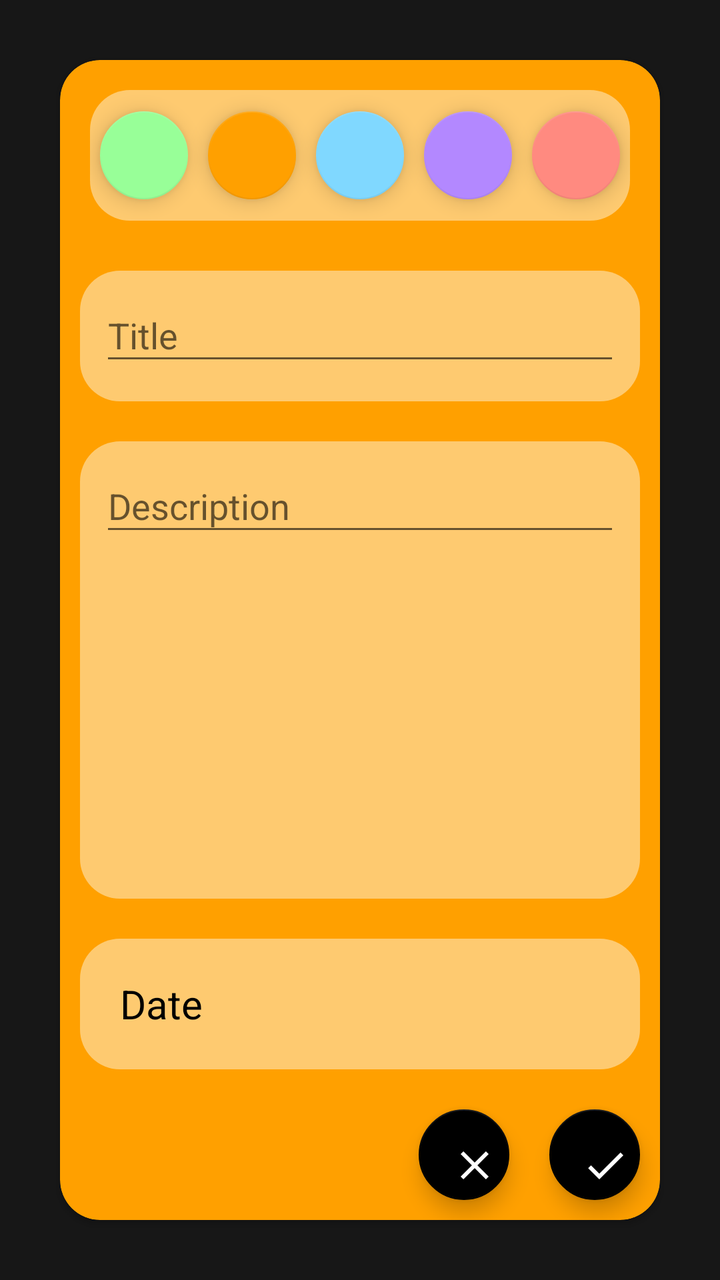
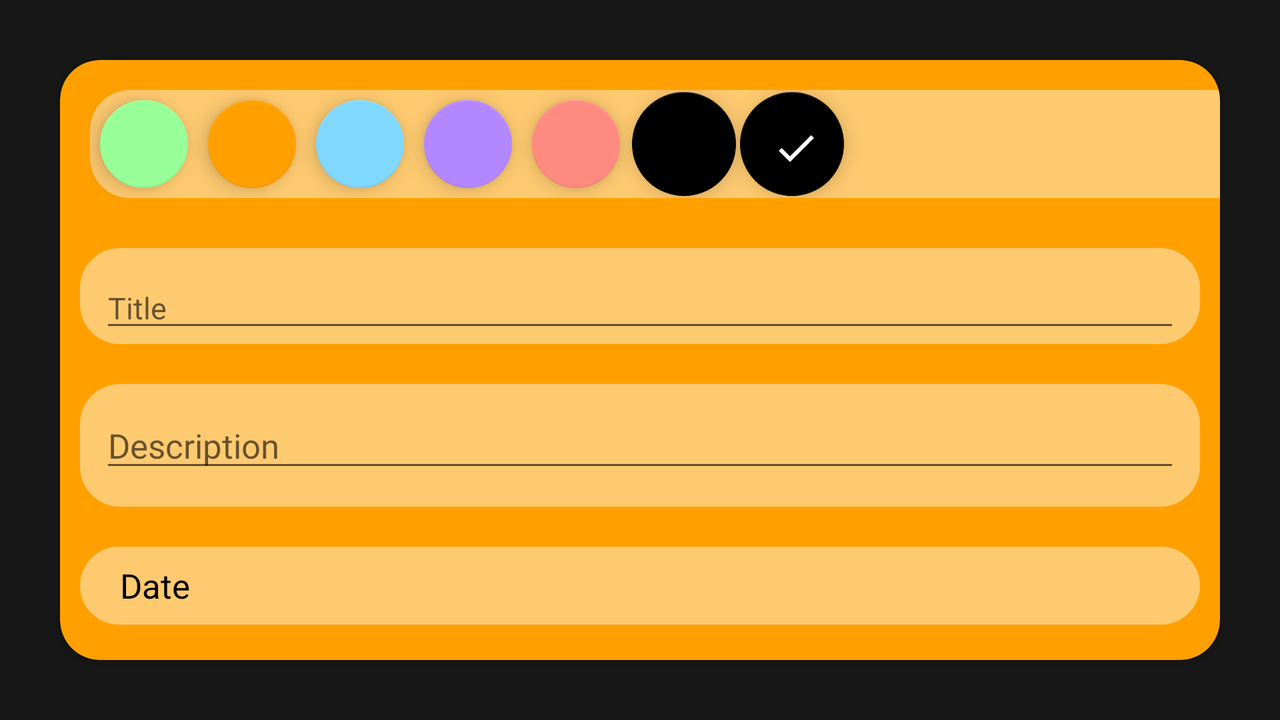

The same Android screen from two of the app's own layout files: first res/layout/ as a phone draws it, then the repository's variant for another configuration, drawn on a device whose configuration selects that folder. Both files follow.
<!-- AndroidManifest.xml: application theme AppTheme -->
<!-- res/layout/activity_edit.xml -->
<?xml version="1.0" encoding="utf-8"?>
<androidx.constraintlayout.widget.ConstraintLayout xmlns:android="http://schemas.android.com/apk/res/android"
    xmlns:app="http://schemas.android.com/apk/res-auto"
    xmlns:tools="http://schemas.android.com/tools"
    android:id="@+id/constrainrt"
    android:layout_width="match_parent"
    android:layout_height="match_parent"
    android:background="#171717"
    android:clickable="false"
    tools:context=".EditActivity">

    <androidx.cardview.widget.CardView
        android:id="@+id/cardview"
        android:layout_width="match_parent"
        android:layout_height="match_parent"
        android:layout_margin="30dp"
        android:background="#FFA000"
        android:elevation="20dp"
        app:cardBackgroundColor="#FFA000"
        app:cardCornerRadius="20dp"
        app:layout_constraintBottom_toBottomOf="parent"
        app:layout_constraintEnd_toEndOf="parent"
        app:layout_constraintStart_toStartOf="parent"
        app:layout_constraintTop_toTopOf="parent">

        <LinearLayout
            android:layout_width="match_parent"
            android:layout_height="match_parent"
            android:orientation="vertical"
            android:weightSum="15">

            <LinearLayout
                android:layout_width="match_parent"
                android:layout_height="0dp"
                android:layout_margin="15dp"
                android:layout_weight="2"
                android:background="@drawable/rounder"
                android:orientation="horizontal"
                android:weightSum="5">

                <com.google.android.material.floatingactionbutton.FloatingActionButton
                    android:id="@+id/greenfab"
                    android:layout_width="0dp"
                    android:layout_height="match_parent"
                    android:layout_gravity="center_vertical"
                    android:layout_margin="5dp"
                    android:layout_weight="1"
                    app:backgroundTint="#98ff98" />

                <com.google.android.material.floatingactionbutton.FloatingActionButton
                    android:id="@+id/yellowfab"
                    android:layout_width="0dp"
                    android:layout_height="match_parent"
                    android:layout_gravity="center_vertical"
                    android:layout_margin="5dp"
                    android:layout_weight="1"
                    app:backgroundTint="#FFA000" />

                <com.google.android.material.floatingactionbutton.FloatingActionButton
                    android:id="@+id/bluefab"
                    android:layout_width="0dp"
                    android:layout_height="match_parent"
                    android:layout_gravity="center_vertical"
                    android:layout_margin="5dp"
                    android:layout_weight="1"
                    app:backgroundTint="#80D8FF" />

                <com.google.android.material.floatingactionbutton.FloatingActionButton
                    android:id="@+id/pinkfab"
                    android:layout_width="0dp"
                    android:layout_height="match_parent"
                    android:layout_gravity="center_vertical"
                    android:layout_margin="5dp"
                    android:layout_weight="1"
                    app:backgroundTint="#B388FF" />

                <com.google.android.material.floatingactionbutton.FloatingActionButton
                    android:id="@+id/redfab"
                    android:layout_width="0dp"
                    android:layout_height="match_parent"
                    android:layout_gravity="center_vertical"
                    android:layout_margin="5dp"
                    android:layout_weight="1"
                    app:backgroundTint="#FF8A80" />


            </LinearLayout>

            <com.google.android.material.textfield.TextInputLayout
                android:id="@+id/textField"
                android:layout_width="match_parent"
                android:layout_height="0dp"
                android:layout_margin="10dp"
                android:layout_weight="2"
                android:background="@drawable/rounder"
                android:hint="Title"
                app:hintTextColor="#000">

                <com.google.android.material.textfield.TextInputEditText
                    android:id="@+id/title1"
                    android:layout_width="match_parent"
                    android:layout_height="wrap_content"
                    android:layout_marginStart="10dp"
                    android:layout_marginLeft="10dp"
                    android:layout_marginTop="20dp"
                    android:layout_marginEnd="10dp"
                    android:clickable="false"
                    android:textColor="#000000"
                    android:textColorHint="#000000" />

            </com.google.android.material.textfield.TextInputLayout>

            <com.google.android.material.textfield.TextInputLayout
                android:id="@+id/textField2"
                android:layout_width="match_parent"
                android:layout_height="0dp"
                android:layout_margin="10dp"
                android:layout_weight="7"
                android:background="@drawable/rounder"
                android:hint="Description"
                app:hintTextColor="#000">

                <com.google.android.material.textfield.TextInputEditText
                    android:id="@+id/description1"
                    android:layout_width="match_parent"
                    android:layout_height="wrap_content"
                    android:layout_marginStart="10dp"
                    android:layout_marginLeft="10dp"
                    android:layout_marginTop="30dp"
                    android:layout_marginEnd="10dp"
                    android:textColor="#000000"
                    android:textColorHint="#000000" />

            </com.google.android.material.textfield.TextInputLayout>

            <LinearLayout
                android:layout_width="match_parent"
                android:layout_height="0dp"
                android:layout_margin="10dp"
                android:layout_weight="2"
                android:background="@drawable/rounder">

                <TextView
                    android:id="@+id/datepicker1"
                    android:layout_width="wrap_content"
                    android:layout_height="wrap_content"
                    android:layout_gravity="center"
                    android:layout_marginStart="20dp"
                    android:layout_marginLeft="20dp"
                    android:maxWidth="120dp"
                    android:text="Date"
                    android:textColor="#000"
                    android:textSize="20sp" />
            </LinearLayout>


            <androidx.coordinatorlayout.widget.CoordinatorLayout
                android:layout_width="match_parent"
                android:layout_height="0dp"
                android:layout_weight="2">

                <LinearLayout
                    android:layout_width="wrap_content"
                    android:layout_height="wrap_content"
                    android:layout_gravity="end">

                    <com.google.android.material.floatingactionbutton.FloatingActionButton
                        android:id="@+id/closee"
                        android:layout_width="wrap_content"
                        android:layout_height="wrap_content"
                        android:layout_margin="10dp"
                        android:src="@drawable/ic_baseline_clear_24"
                        app:backgroundTint="#000000" />

                    <com.google.android.material.floatingactionbutton.FloatingActionButton
                        android:id="@+id/savebtn1"
                        android:layout_width="wrap_content"
                        android:layout_height="wrap_content"
                        android:layout_margin="10dp"
                        android:src="@drawable/ic_baseline_check_24"
                        app:backgroundTint="#000000" />
                </LinearLayout>

            </androidx.coordinatorlayout.widget.CoordinatorLayout>
        </LinearLayout>


    </androidx.cardview.widget.CardView>

</androidx.constraintlayout.widget.ConstraintLayout>
<!-- resources referenced by this layout -->
<resources>
  <!-- drawable ic_baseline_check_24 (drawable) -->
  <vector xmlns:android="http://schemas.android.com/apk/res/android"
      android:width="24dp"
      android:height="24dp"
      android:viewportWidth="24"
      android:viewportHeight="24"
      android:tint="#fff">
    <path
        android:fillColor="#000000"
        android:pathData="M9,16.17L4.83,12l-1.42,1.41L9,19 21,7l-1.41,-1.41z"/>
  </vector>
  <!-- drawable ic_baseline_clear_24 (drawable) -->
  <vector android:height="8dp" android:tint="#FFFFFF"
      android:viewportHeight="24" android:viewportWidth="24"
      android:width="8dp" xmlns:android="http://schemas.android.com/apk/res/android">
      <path android:fillColor="#fff" android:pathData="M19,6.41L17.59,5 12,10.59 6.41,5 5,6.41 10.59,12 5,17.59 6.41,19 12,13.41 17.59,19 19,17.59 13.41,12z"/>
  </vector>
  <!-- drawable rounder (drawable) -->
  <?xml version="1.0" encoding="utf-8"?>
  <shape xmlns:android="http://schemas.android.com/apk/res/android"
      android:shape="rectangle">
      <corners android:radius="20dp"/>
      <solid android:color="#70FDFFFE"/>
  
  </shape>
  <style name="AppTheme" parent="Theme.AppCompat.DayNight.NoActionBar">
          
          <item name="colorPrimary">#000000</item>
          <item name="colorPrimaryDark">#000000</item>
          <item name="colorAccent">#000000</item>
      </style>
</resources>
<!-- res/layout-land/activity_edit.xml (the repository's variant of the layout above) -->
<!-- drawn on the phone turned sideways -->
<?xml version="1.0" encoding="utf-8"?>
<androidx.constraintlayout.widget.ConstraintLayout xmlns:android="http://schemas.android.com/apk/res/android"
    xmlns:app="http://schemas.android.com/apk/res-auto"
    xmlns:tools="http://schemas.android.com/tools"
    android:id="@+id/constrainrt"
    android:layout_width="match_parent"
    android:layout_height="match_parent"
    android:background="#171717"
    tools:context=".ChangeActivity">

    <androidx.cardview.widget.CardView
        android:id="@+id/cardview"
        android:layout_width="match_parent"
        android:layout_height="match_parent"
        android:layout_margin="30dp"
        android:background="#FFA000"
        android:elevation="20dp"
        app:cardBackgroundColor="#FFA000"
        app:cardCornerRadius="20dp"
        app:layout_constraintBottom_toBottomOf="parent"
        app:layout_constraintEnd_toEndOf="parent"
        app:layout_constraintStart_toStartOf="parent"
        app:layout_constraintTop_toTopOf="parent">

        <LinearLayout
            android:layout_width="match_parent"
            android:layout_height="match_parent"
            android:orientation="vertical"
            android:weightSum="15">

            <LinearLayout
                android:layout_width="635dp"
                android:layout_height="101dp"
                android:layout_margin="15dp"
                android:layout_weight="2"
                android:background="@drawable/rounder"
                android:orientation="horizontal"
                android:weightSum="5">

                <com.google.android.material.floatingactionbutton.FloatingActionButton
                    android:id="@+id/greenfab"
                    android:layout_width="0dp"
                    android:layout_height="match_parent"
                    android:layout_gravity="center_vertical"
                    android:layout_margin="5dp"
                    android:layout_weight="1"
                    app:backgroundTint="#98ff98"
                    tools:ignore="SpeakableTextPresentCheck,ImageContrastCheck"
                    android:contentDescription="TODO" />

                <com.google.android.material.floatingactionbutton.FloatingActionButton
                    android:id="@+id/yellowfab"
                    android:layout_width="0dp"
                    android:layout_height="match_parent"
                    android:layout_gravity="center_vertical"
                    android:layout_margin="5dp"
                    android:layout_weight="1"
                    android:contentDescription="TODO"
                    app:backgroundTint="#FFA000"
                    tools:ignore="ImageContrastCheck" />

                <com.google.android.material.floatingactionbutton.FloatingActionButton
                    android:id="@+id/bluefab"
                    android:layout_width="0dp"
                    android:layout_height="match_parent"
                    android:layout_gravity="center_vertical"
                    android:layout_margin="5dp"
                    android:layout_weight="1"
                    app:backgroundTint="#80D8FF"
                    tools:ignore="ImageContrastCheck,SpeakableTextPresentCheck"
                    android:contentDescription="TODO" />

                <com.google.android.material.floatingactionbutton.FloatingActionButton
                    android:id="@+id/pinkfab"
                    android:layout_width="0dp"
                    android:layout_height="match_parent"
                    android:layout_gravity="center_vertical"
                    android:layout_margin="5dp"
                    android:layout_weight="1"
                    app:backgroundTint="#B388FF"
                    tools:ignore="ImageContrastCheck,SpeakableTextPresentCheck" />

                <com.google.android.material.floatingactionbutton.FloatingActionButton
                    android:id="@+id/redfab"
                    android:layout_width="0dp"
                    android:layout_height="match_parent"
                    android:layout_gravity="center_vertical"
                    android:layout_margin="5dp"
                    android:layout_weight="1"
                    app:backgroundTint="#FF8A80"
                    tools:ignore="SpeakableTextPresentCheck,ImageContrastCheck" />

                <com.google.android.material.floatingactionbutton.FloatingActionButton
                    android:id="@+id/closee"
                    android:layout_width="wrap_content"
                    android:layout_height="wrap_content"
                    android:layout_gravity="center_vertical"
                    android:layout_margin="1dp"
                    android:src="@drawable/ic_baseline_close_24"
                    app:backgroundTint="#000000"
                    tools:ignore="SpeakableTextPresentCheck" />

                <com.google.android.material.floatingactionbutton.FloatingActionButton
                    android:id="@+id/savebtn1"
                    android:layout_width="wrap_content"
                    android:layout_height="wrap_content"
                    android:layout_gravity="center_vertical"
                    android:layout_margin="1dp"
                    android:src="@drawable/ic_baseline_check_24"
                    app:backgroundTint="#000000"
                    tools:ignore="SpeakableTextPresentCheck" />


            </LinearLayout>

            <com.google.android.material.textfield.TextInputLayout
                android:id="@+id/textField"
                android:layout_width="match_parent"
                android:layout_height="95dp"
                android:layout_margin="10dp"
                android:layout_weight="2"
                android:background="@drawable/rounder"
                android:hint="Title"
                app:hintTextColor="#000">

                <com.google.android.material.textfield.TextInputEditText
                    android:id="@+id/title1"
                    android:layout_width="match_parent"
                    android:layout_height="36dp"
                    android:layout_marginStart="10dp"
                    android:layout_marginLeft="10dp"
                    android:layout_marginTop="20dp"
                    android:layout_marginEnd="10dp"
                    android:clickable="false"
                    android:textColor="#000000"
                    android:textColorHint="#000000"
                    android:textSize="15sp"
                    tools:ignore="TouchTargetSizeCheck,TextContrastCheck" />

            </com.google.android.material.textfield.TextInputLayout>

            <com.google.android.material.textfield.TextInputLayout
                android:id="@+id/textField2"
                android:layout_width="match_parent"
                android:layout_height="226dp"
                android:layout_margin="10dp"
                android:layout_weight="7"
                android:background="@drawable/rounder"
                android:hint="Description"
                app:hintTextColor="#000">

                <com.google.android.material.textfield.TextInputEditText
                    android:id="@+id/description1"
                    android:layout_width="match_parent"
                    android:layout_height="38dp"
                    android:layout_marginStart="10dp"
                    android:layout_marginLeft="10dp"
                    android:layout_marginTop="10dp"
                    android:layout_marginEnd="10dp"
                    android:textColor="#000000"
                    android:textColorHint="#000000"
                    android:textSize="17sp"
                    tools:ignore="TouchTargetSizeCheck,TextContrastCheck" />

            </com.google.android.material.textfield.TextInputLayout>

            <LinearLayout
                android:layout_width="match_parent"
                android:layout_height="86dp"
                android:layout_margin="10dp"
                android:layout_weight="2"
                android:background="@drawable/rounder">

                <TextView
                    android:id="@+id/datepicker1"
                    android:layout_width="602dp"
                    android:layout_height="wrap_content"
                    android:layout_gravity="center"
                    android:layout_marginStart="20dp"
                    android:layout_marginLeft="20dp"
                    android:maxWidth="120dp"
                    android:text="Date"
                    android:textColor="#000"
                    android:textSize="17sp"/>
            </LinearLayout>


            <androidx.coordinatorlayout.widget.CoordinatorLayout
                android:layout_width="match_parent"
                android:layout_height="0dp"
                android:layout_weight="2">

            </androidx.coordinatorlayout.widget.CoordinatorLayout>

            <LinearLayout
                android:layout_width="wrap_content"
                android:layout_height="55dp"
                android:layout_gravity="end">

            </LinearLayout>

        </LinearLayout>
    </androidx.cardview.widget.CardView>

</androidx.constraintlayout.widget.ConstraintLayout>
<!-- resources referenced by the variant -->
<!-- as the phone turned sideways resolves them -->
<resources>
  <!-- drawable ic_baseline_check_24 (drawable) -->
  <vector xmlns:android="http://schemas.android.com/apk/res/android"
      android:width="24dp"
      android:height="24dp"
      android:viewportWidth="24"
      android:viewportHeight="24"
      android:tint="#fff">
    <path
        android:fillColor="#000000"
        android:pathData="M9,16.17L4.83,12l-1.42,1.41L9,19 21,7l-1.41,-1.41z"/>
  </vector>
  <!-- drawable rounder (drawable) -->
  <?xml version="1.0" encoding="utf-8"?>
  <shape xmlns:android="http://schemas.android.com/apk/res/android"
      android:shape="rectangle">
      <corners android:radius="20dp"/>
      <solid android:color="#70FDFFFE"/>
  
  </shape>
  <style name="AppTheme" parent="Theme.AppCompat.DayNight.NoActionBar">
          
          <item name="colorPrimary">#000000</item>
          <item name="colorPrimaryDark">#000000</item>
          <item name="colorAccent">#000000</item>
      </style>
</resources>
